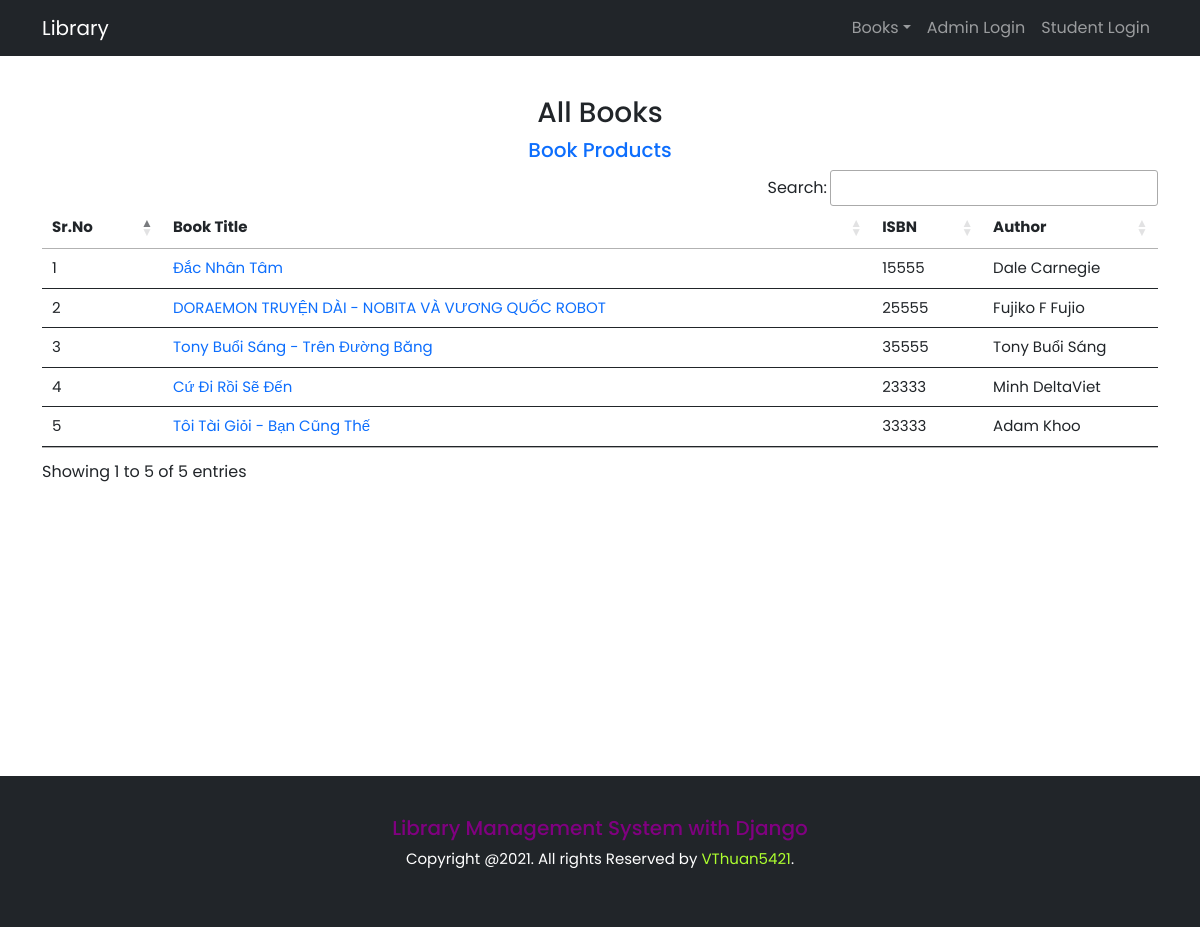
The app's page /book_list/, older data.
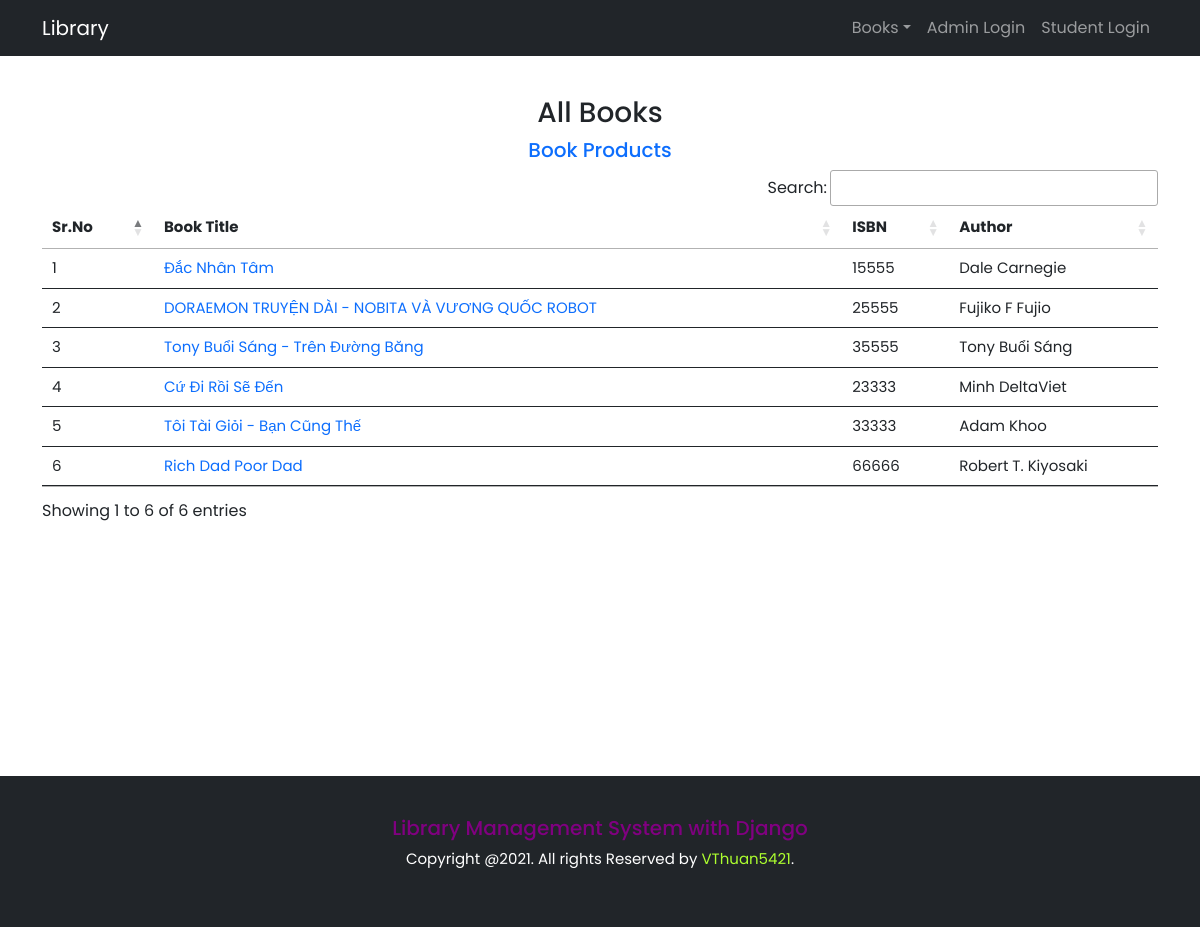
The same page, newer data.
### library_app/models.py (models this page shows, shortened)
class Book(models.Model):
    title = models.CharField(max_length = 200)
    author = models.CharField(max_length = 100)
    isbn = models.CharField('ISBN', max_length = 13, unique = True, help_text = '13 Character <a href="https://www.isbn-international.org/content/what-isbn">ISBN number</a>')
    genre = models.ManyToManyField(Genre, help_text = "Select a genre for this book")
    language = models.ForeignKey(Language, on_delete = models.SET_NULL, null = True)
    description = models.TextField(null = True, blank = True)
    total_copies = models.IntegerField()
    book_available = models.IntegerField(default = 0)
    image = models.ImageField(upload_to = 'book_image', blank = True)
    def get_absolute_url(self):
        return reverse('book_detail', args = [str(self.id)])

### library_app/views.py (the view)
# urls.py: path("book_list/", views.book_list, name = "book_list"),
def book_list(request):
    books = Book.objects.all()
    return render(request, 'book_list.html', {'books': books})

### library_app/templates/book_list.html (shortened to what this page needs)
{% extends 'base.html' %}
{% load static %}
{% block body %}
<div class = "container padding-half">
    <h3 class = "text-center">All Books</h3>
    <h5 class = "link-products text-center"><a href = "/book_products">Book Products</a></h5>
    <table class = "table table-hover font-15" id = "example">
        <thead>
            <tr>
                <th>Sr.No</th>
                <th>Book Title</th>
                <th>ISBN</th>
                <th>Author</th>
            </tr>
        </thead>
        <tbody>
            {% for book in books %}
            <tr>
                <td>{{forloop.counter}}</td>
                <td><a href = "{{ book.get_absolute_url }}">{{ book.title }}</a></td>
                <td>{{ book.isbn }}</td>
                <td>{{ book.author }}</td>
            </tr>
            {% endfor %}
        </tbody>
    </table>
</div>
{% endblock %}

### library_app/templates/base.html (shortened to what this page needs)
<!DOCTYPE html>
<html lang="en">
<head>
    {% load static %}
    <link href="https://cdn.jsdelivr.net/npm/bootstrap@5.1.0/dist/css/bootstrap.min.css" rel="stylesheet">
    <link rel="stylesheet" href="https://cdn.datatables.net/1.10.25/css/jquery.dataTables.min.css">
    <link rel="stylesheet" href="https://cdn.datatables.net/buttons/1.7.1/css/buttons.dataTables.min.css">
    <link rel="stylesheet" href="https://cdnjs.cloudflare.com/ajax/libs/font-awesome/4.7.0/css/font-awesome.min.css">
    <link rel="stylesheet" href = "/static/css/style.css">
</head>
<body>
<nav class = "navbar navbar-expand-md navbar-dark bg-dark sticky-top">
    <div class = "container">
        <a class = "navbar-brand" href = "/">Library</a>
        <div class = "justify-content-end collapse navbar-collapse" id = "navbarSupportedContent">
            <ul class = "navbar-nav mr-auto mb-2 mb-lg-0">
                <li class = "nav-item dropdown">
                    <a class = "nav-link dropdown-toggle" href = "#" id = "navbarDropdown" role = "button" data-bs-toggle = "dropdown" aria-expanded = "false">Books</a>
                </li>
                {% if not user.is_authenticated %}
                <li class = "nav-item">
                    <a class = "nav-link" href = "/admin_login/">Admin Login</a>
                </li>
                <li class = "nav-item">
                    <a class = "nav-link" href = "/student_login/">Student Login</a>
                </li>
                {% endif %}
            </ul>
        </div>
    </div>
</nav>
<div class = "main-body">
{% block body %}
{% endblock %}
</div>
<footer class = "bg-dark padding-half">
    <div class = "footer-content">
        <div class = "footer-info">
            <h3 class = "footer-title">
            </h3>
            <p>Copyright @2021. All rights Reserved by <a class = "link-github" href = "https://github.com/VThuan5421">VThuan5421</a>.</p>
        </div>
    </div>
</footer>
</body>
</html>

### static/css/style.css (style rules this page uses)
* { margin: 0; padding: 0; box-sizing: border-box; }
a { text-decoration: none; }
body { font-family: 'Poppins', sans-serif; }
.main-body { min-height: 90vh; }
.padding-half { padding-top: 40px; padding-bottom: 40px; }
.font-15 { font-size: 15px; }
.footer-content { color: #fff; display: flex; align-items: center; justify-content: center; }
.footer-info { text-align: center; }
.footer-info h3 { font-size: 20px; color: purple; }
.footer-info p { font-size: 15px; }
.footer-info p a { color: greenyellow; }

Row changes from the older to the newer data that the page shows:
added Book: title "Rich Dad Poor Dad", isbn "66666", author "Robert T. Kiyosaki"
Text that changed along with them:
text written by a page script: "Search: Showing 1 to 5 of 5 entries" → "Search: Showing 1 to 6 of 6 entries"
